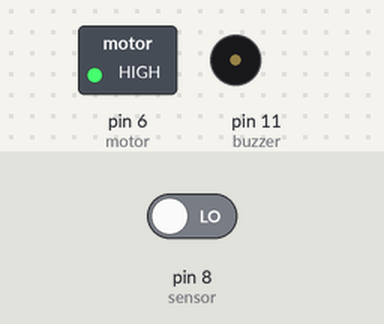
The sketch below on a simulated Arduino Uno, built with avr-gcc and run on an emulated ATmega328P. On the bench: switched loads named in the sketch (green lamp = pin HIGH), buzzer (waves = sounding, pin HIGH). The test bench sets the inputs (shaded band); at power-on: pin 8 (sensor) LOW.

Above: at 0.1 s.
At 3.1 s:
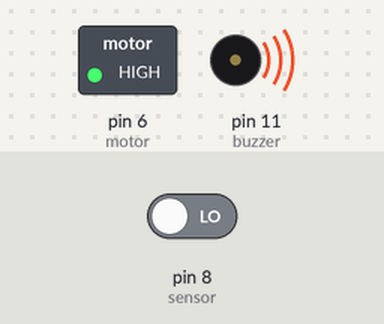
At 8.1 s:
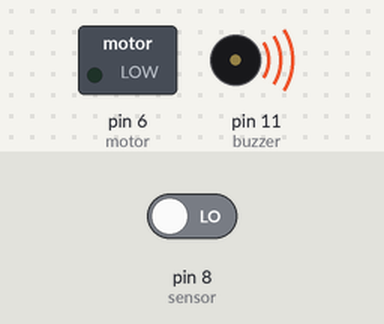
Timing chart, 0 to 9.6 s (numbered marks = the images above):
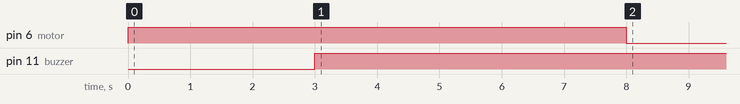

The sketch:

code.ino
```cpp
int sensor = 8;
int buzzer = 11;
int motor = 6;
void setup()
{
  pinMode(buzzer, OUTPUT);
  pinMode(sensor,INPUT);
  pinMode(motor,OUTPUT);
  digitalWrite(motor,HIGH);
}
// the loop function runs over and over again forever
void loop() {
  if(digitalRead(sensor)==1)
  {
    digitalWrite(11,LOW);
    digitalWrite(motor,HIGH);
  }
  else
  {
    delay(3000);
digitalWrite(11,HIGH);
    delay(5000);
    digitalWrite(motor,LOW);
  }

}
```

Measured:
- by itself, pin 6 (motor): HIGH → LOW at 8.0 s
- by itself, pin 11 (buzzer): LOW → HIGH at 3.0 s
